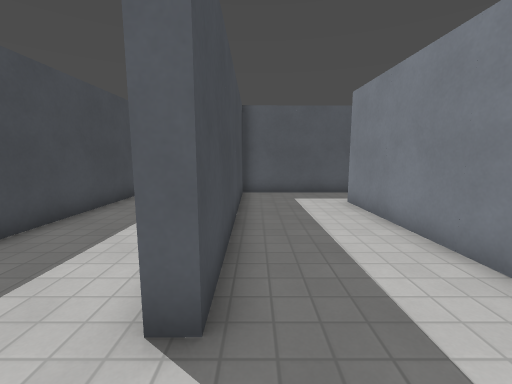
view 1 (above)

18 first-person views from a walk through a level from a Godot 3-D game. The camera is 1.4 m above the floor, tilts 8° down and sees 90° across. The floor is counted in squares, 0.9 m on a side. Each view is taken from the middle of a square. On the plan, view 1 faces up. The plan holds only what a view shows up to about 14 squares ahead; the rest is blank. The place goes on beyond the plan. Surface patterns are stand-ins for the level's own textures.

view 2
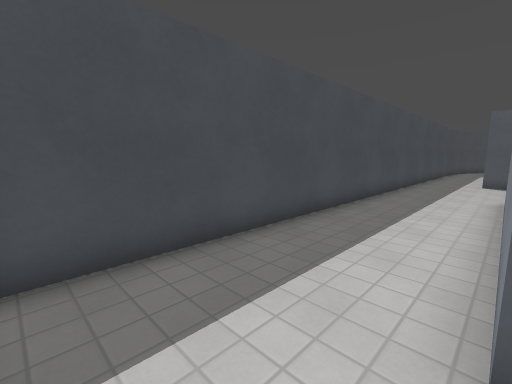

view 3
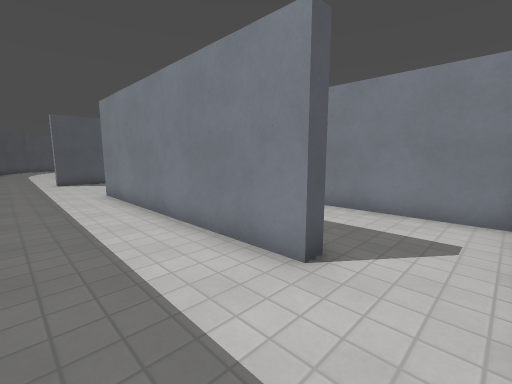

view 4
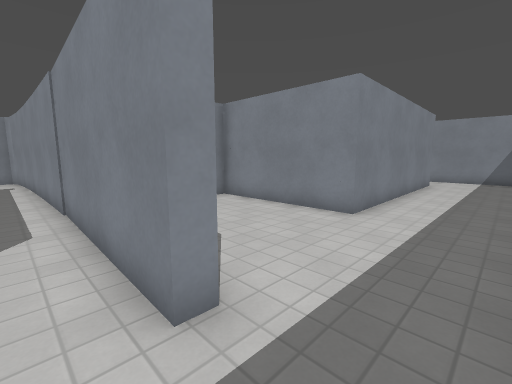

view 5
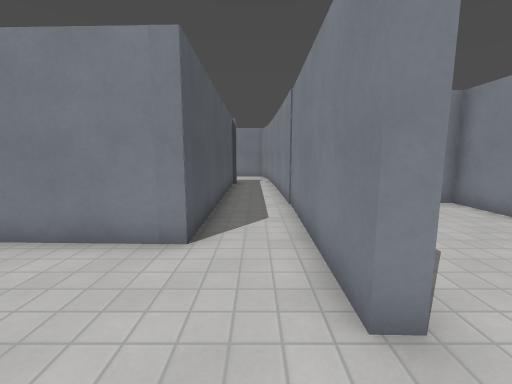

view 6
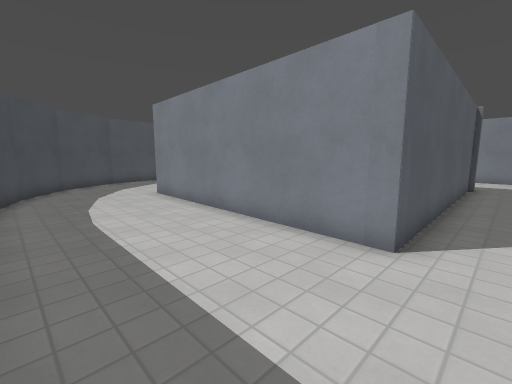

view 7
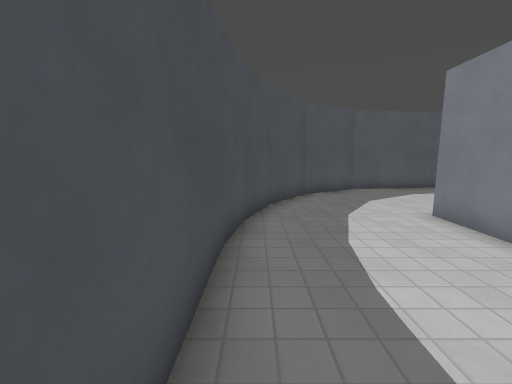

view 8
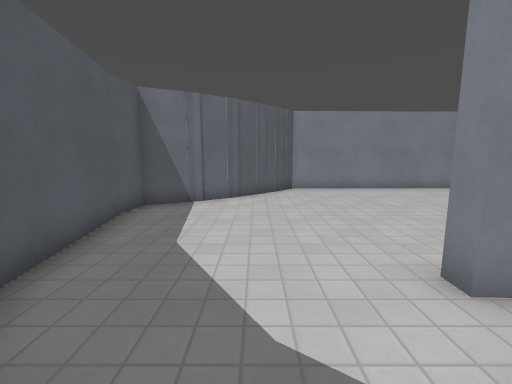

view 9
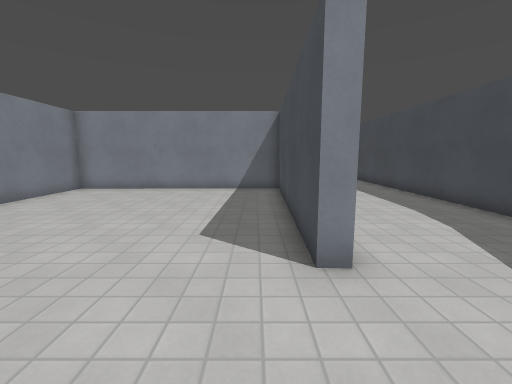

view 10
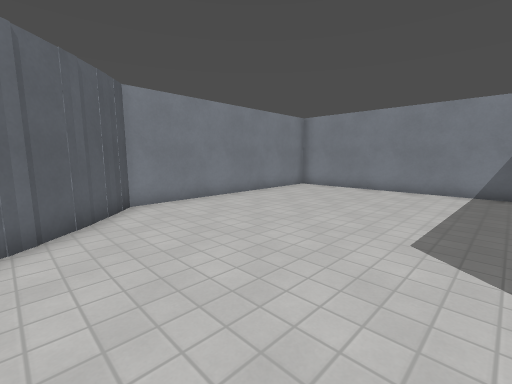

view 11
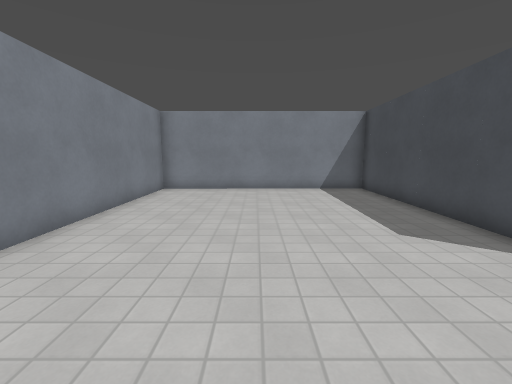

view 12
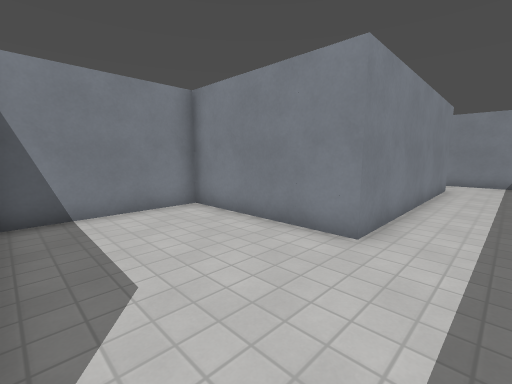

view 13
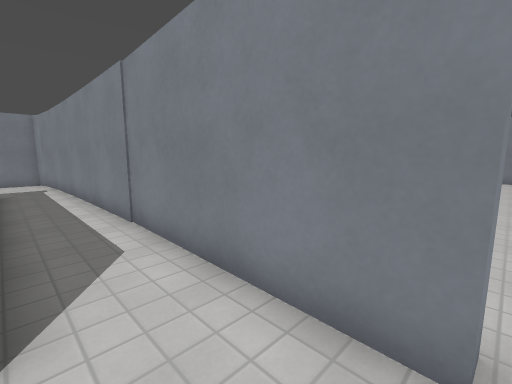

view 14
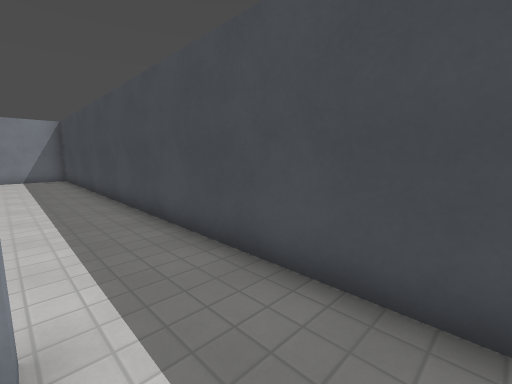

view 15
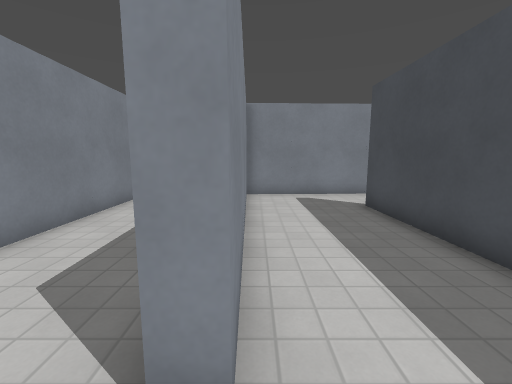

view 16
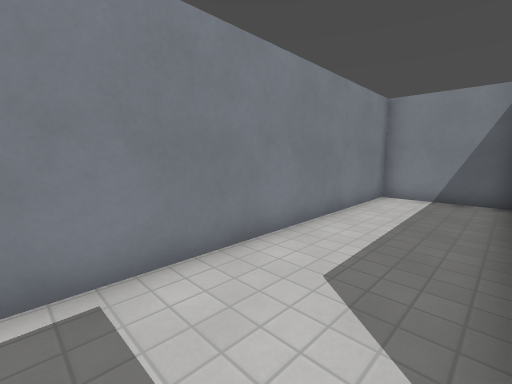

view 17
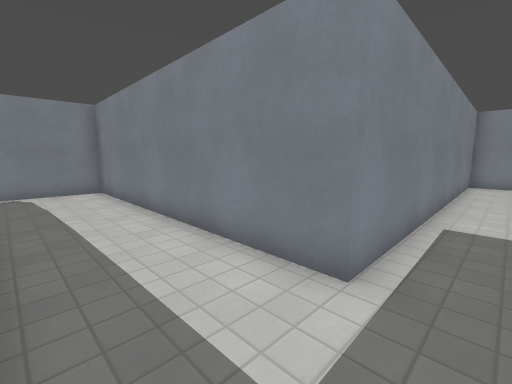

view 18
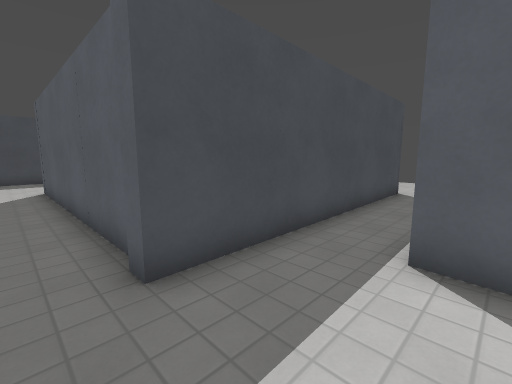

### Floor plan
Ten units are one square. View 1 is at (0, 0); x grows to the right and y downward. Boxes are objects, and circles mark ways between rooms. Rooms are numbered by the first view taken in them; rooms with no view inside come last. Other rooms are left out.
<svg viewBox="-54 -352 243 364">
<path fill="none" stroke="#000" d="M4 -192 7 -286 11 -286 9 -197 104 -198 102 -293 91 -302M-4 -165 -20 -165 -19 -170 5 -169M-6 -106 -5 -20 -10 -20 -11 -114 44 -114 43 -161M25 -109 -6 -109M-46 -264 -49 2M-43 -281 -46 -263M-35 -303 -43 -280M95 -297 74 -320M77 -316 66 -333M68 -328 60 -346 46 -347M47 -346 5 -340 -20 -324 -35 -302M34 1 31 -87M-41 7 34 4M40 -109 25 -109M31 -87 37 -87M39 4 74 3 73 -131 183 -130 184 -161M104 -193 4 -192M76 -170 152 -172M142 -219 130 -220M151 -173 155 -175 156 -191M108 -246 110 -191 104 -191M5 -169 76 -168"/>
<circle cx="30" cy="-95" r="3" fill="#2a7"/>
<circle cx="10" cy="-180" r="3" fill="#2a7"/>
<text x="0" y="-190">1</text>
<text x="70" y="-110">2</text>
<text x="100" y="-190">3</text>
</svg>
Room 1 opens to room 2. Room 1 opens to room 3.

Where each view was taken, in squares from view 1:
view 1: 0 up, 0 right, facing up
view 2: 0 up, 1 left, facing up-left
view 3: 0 up, 4 left, facing up-right
view 4: 18 up, 4 left, facing down-right
view 5: 18 up, 4 left, facing right
view 6: 18 up, 4 left, facing up-right
view 7: 22 up, 4 left, facing up
view 8: 31 up, 2 left, facing right
view 9: 32 up, 2 right, facing down
view 10: 32 up, 2 right, facing down-right
view 11: 32 up, 6 right, facing down
view 12: 16 up, 3 left, facing down-right
view 13: 19 up, 2 left, facing down-right
view 14: 19 up, 2 left, facing down-left
view 15: 10 up, 3 right, facing down
view 16: 10 up, 4 right, facing down-right
view 17: 16 up, 6 right, facing down-right
view 18: 18 up, 14 right, facing up-left
